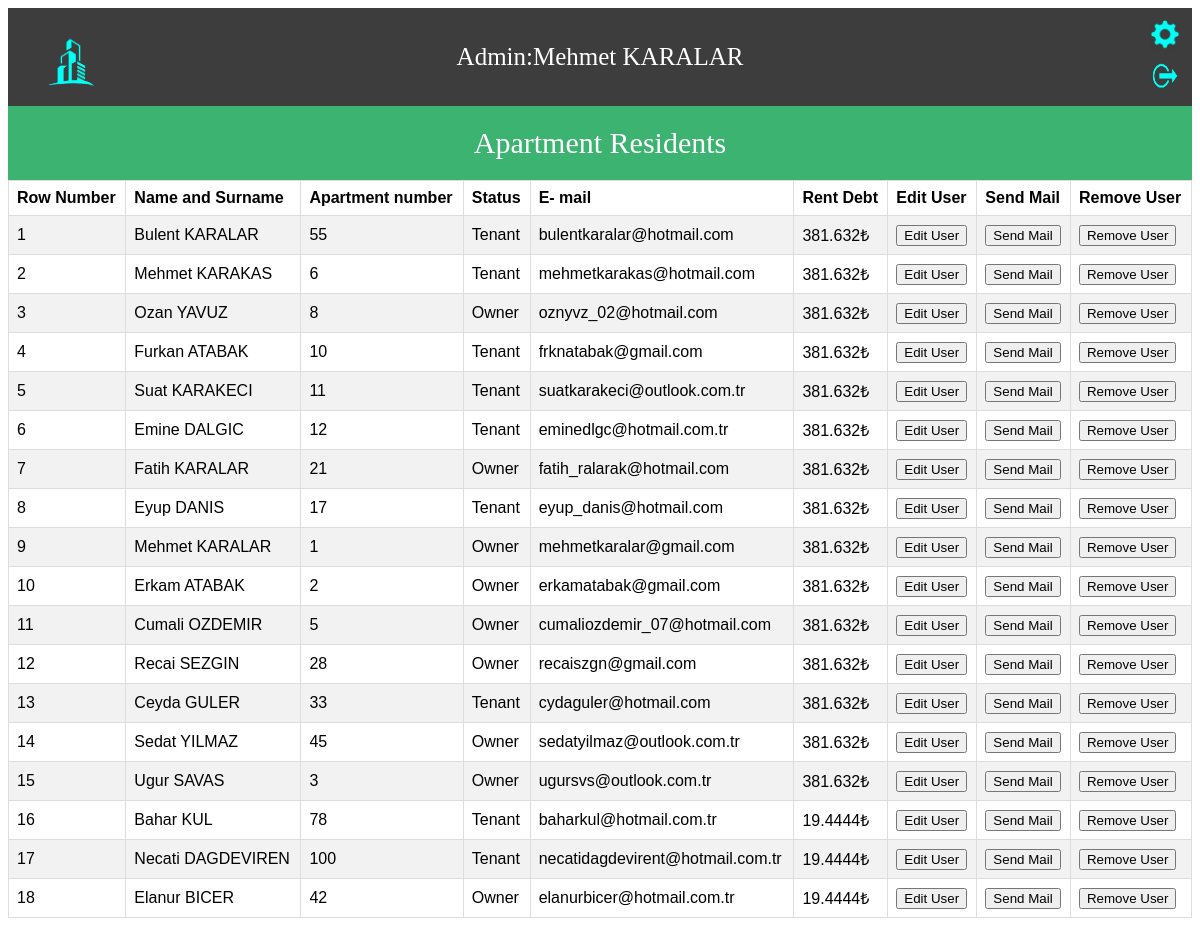
The page /AdminOperations/userList.php (signed in) on the database its author committed.
### tables this page shows
CREATE TABLE `users` (
  `userID` int(11) NOT NULL,
  `username` text NOT NULL,
  `password` text NOT NULL,
  `name` text NOT NULL,
  `surname` text NOT NULL,
  `aptNo` int(11) NOT NULL,
  `status` text NOT NULL,
  `mail` text NOT NULL,
  `rentDebt` float NOT NULL,
  `phoneNumber` text NOT NULL
);

### AdminOperations/userList.php (the view, shortened to what this page needs)
<?php
require_once '../dbconnection/dbconnect.php';
?>
<!DOCTYPE html>
<html lang="en">
<head>
    <link rel="stylesheet" href="../Css/userList.css">
</head>
<body>
    <?php
    $username = $_SESSION['username'];
    $userListSql = "SELECT name FROM admins WHERE username='$username'";
    $userListQuery = mysqli_query($connect, $userListSql);
    $row = mysqli_fetch_assoc($userListQuery);
    ?>
    <header> Admin:<?php echo $row['name'];  ?>
    <br>
   <a href="../index.php"> <img src="../Logos/logo.png" width="100px" height="100px"></a>
    <a href="../options.php"> <input id="options" type="image" src="../Logos/options.png" width="30px" height="30px"> </a>
    <a href="../Login/adminLogout.php"><input id="logout" type="image" src="../Logos/logout.png" width="30px" height="45px"></a>
</header>
<div id="user">
    <header id="title">Apartment Residents</header>
    <table id="users">
        <tr>
            <th>Row Number</th>
            <th>Name and Surname</th>
            <th>Apartment number</th>
            <th> Status </th>
            <th> E- mail</th>
            <th> Rent Debt</th>
            <th>Edit User</th>
            <th>Send Mail</th>
            <th>Remove User</th>
        </tr>
        <?php
        $residentsSql="SELECT*FROM users";
        $residentQuery=mysqli_query($connect,$residentsSql);
        $counter=0;
        while ($residentRow=mysqli_fetch_assoc($residentQuery)) {
          $counter++;
          ?>
          <tr>
           <td><?php echo $counter; ?></td>
           <td><?php echo ucfirst($residentRow['name'])." ".strtoupper($residentRow['surname']); ?></td>
           <td><?php echo $residentRow['aptNo']; ?></td>
           <td><?php echo $residentRow['status']; ?></td>
           <td><?php echo $residentRow['mail']; ?></td>
           <td><?php echo $residentRow['rentDebt']."₺"; ?></td>
           <td><a href="editUser.php?userID=<?php echo $residentRow['userID'] ?>"><button id="editButton">Edit User</button></a> </td>
           <td><a href="mailto:<?php echo $residentRow['mail']?>"> <button id="mailButton">Send Mail</button></a></td>
           <td><a href="removeUser.php?userID=<?php echo $residentRow['userID'] ?>&removeUser=ok"> <button id="removeButton">Remove User</button></a></td>
       </tr>
   <?php } ?>
</table>
</div>
</body>
</html>

### Css/userList.css (style rules this page uses)
header { background-color: #3d3d3d; padding: 35px; text-align: center; font-size: 25px; color: white; }
header img { display: block; float: left; position: absolute; top: 15px; left: 20px; }
header input[id="options"] { display: block; float: right; position: absolute; top: 10px; right: 10px; margin: 10px; }
header input[id="logout"] { display: block; float: right; position: absolute; top: 25px; right: 10px; margin-top: 30px; margin-right: 10px; }
table { font-family: arial, sans-serif; border-collapse: collapse; width: 100%; }
td, th { border: 1px solid #dddddd; text-align: left; padding: 8px; }
tr:nth-child(even) { background-color: #f2f2f2; }
#title { background-color: mediumseagreen; color: white; text-align: center; font-size: 30px; padding: 20px; }

### rows shown on the page
users: name "Bulent", surname "KARALAR", aptNo "55", status "Tenant", mail "bulentkaralar@hotmail.com", rentDebt "381.632"
users: name "Mehmet", surname "KARAKAS", aptNo "6", status "Tenant", mail "mehmetkarakas@hotmail.com", rentDebt "381.632"
users: name "Ozan", surname "YAVUZ", aptNo "8", status "Owner", mail "oznyvz_02@hotmail.com", rentDebt "381.632"
users: name "Furkan", surname "ATABAK", aptNo "10", status "Tenant", mail "frknatabak@gmail.com", rentDebt "381.632"
users: name "Suat", surname "KARAKECI", aptNo "11", status "Tenant", mail "suatkarakeci@outlook.com.tr", rentDebt "381.632"
users: name "Emine", surname "DALGIC", aptNo "12", status "Tenant", mail "eminedlgc@hotmail.com.tr", rentDebt "381.632"
users: name "Fatih", surname "KARALAR", aptNo "21", status "Owner", mail "fatih_ralarak@hotmail.com", rentDebt "381.632"
users: name "Eyup", surname "DANIS", aptNo "17", status "Tenant", mail "eyup_danis@hotmail.com", rentDebt "381.632"
users: name "Mehmet", surname "KARALAR", aptNo "1", status "Owner", mail "mehmetkaralar@gmail.com", rentDebt "381.632"
users: name "Erkam", surname "ATABAK", aptNo "2", status "Owner", mail "erkamatabak@gmail.com", rentDebt "381.632"
users: name "Cumali", surname "OZDEMIR", aptNo "5", status "Owner", mail "cumaliozdemir_07@hotmail.com", rentDebt "381.632"
users: name "Recai", surname "SEZGIN", aptNo "28", status "Owner", mail "recaiszgn@gmail.com", rentDebt "381.632"
users: name "Ceyda", surname "GULER", aptNo "33", status "Tenant", mail "cydaguler@hotmail.com", rentDebt "381.632"
users: name "Sedat", surname "YILMAZ", aptNo "45", status "Owner", mail "sedatyilmaz@outlook.com.tr", rentDebt "381.632"
users: name "Ugur", surname "SAVAS", aptNo "3", status "Owner", mail "ugursvs@outlook.com.tr", rentDebt "381.632"
users: name "Bahar", surname "KUL", aptNo "78", status "Tenant", mail "baharkul@hotmail.com.tr", rentDebt "19.4444"
users: name "Necati", surname "DAGDEVIREN", aptNo "100", status "Tenant", mail "necatidagdevirent@hotmail.com.tr", rentDebt "19.4444"
users: name "Elanur", surname "BICER", aptNo "42", status "Owner", mail "elanurbicer@hotmail.com.tr", rentDebt "19.4444"

### other values the page prints
$row['name'] "Mehmet KARALAR"
